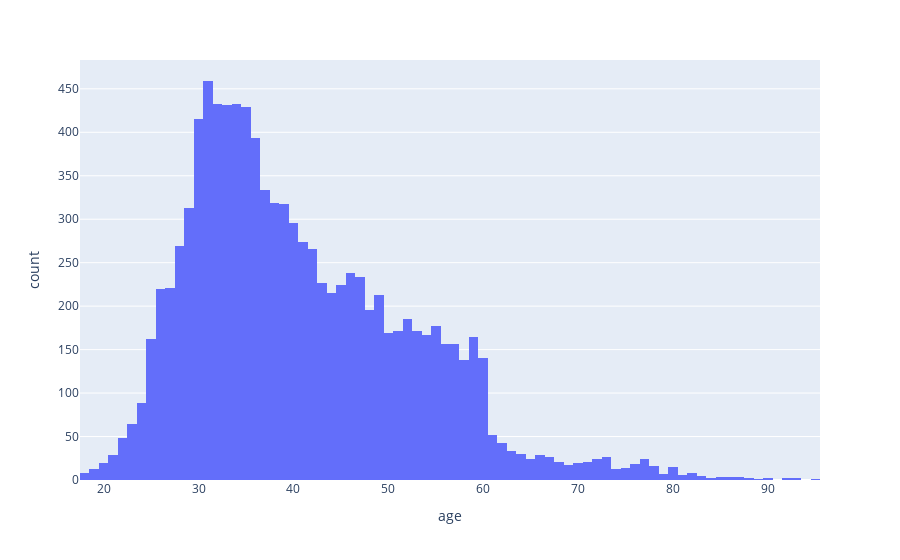
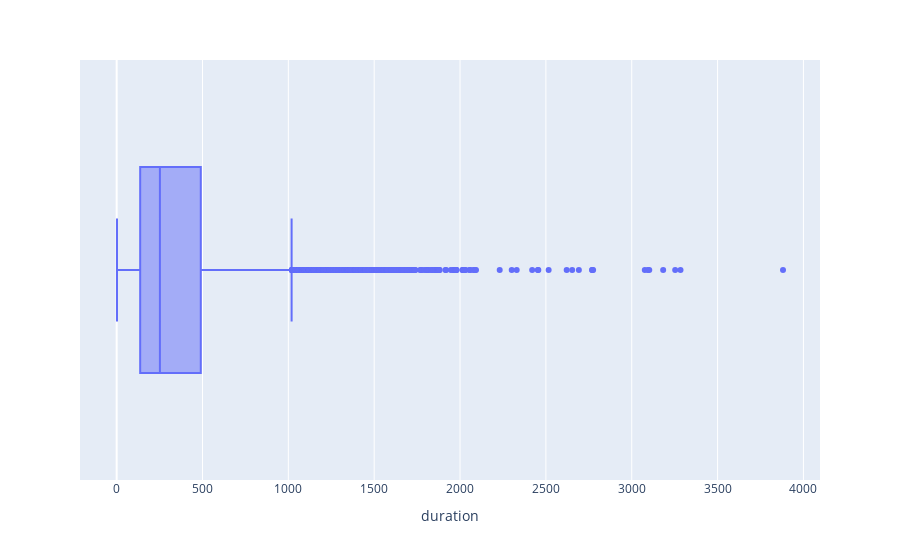

Notebook code cell kept with these figures, in order:
### Markdown cell above
### Задания 2 и 3

### Code cell
#рассчитайте описательные статистики для количественных переменных, проинтерпретируйте результат
#ваш код

fig2 = px.histogram(df, x='age')
fig2.show()

#Задание 3.2
print('Максимальный возраст клиента:', df['age'].max())

fig3 = px.box(df, x='duration')
fig3.show()

#Задание 3.3
print('Минимальная продолжительность разговора с клиентом:', df['duration'].min())

### Figure 1 — Plotly figure (JSON) as saved in the notebook; plotly's stock layout.template omitted (floating-point values rounded to 4 significant figures; data arrays with more than 128 entries replaced by an {"elided": "..."} marker saying what was removed)
{"data": [{"alignmentgroup": "True", "bingroup": "x", "hovertemplate": "age=%{x}<br>count=%{y}<extra></extra>", "legendgroup": "", "marker": {"color": "#636efa", "pattern": {"shape": ""}}, "name": "", "offsetgroup": "", "orientation": "v", "showlegend": false, "type": "histogram", "x": {"elided": "10105 int values"}, "xaxis": "x", "yaxis": "y"}], "layout": {"barmode": "relative", "legend": {"tracegroupgap": 0}, "margin": {"t": 60}, "xaxis": {"anchor": "y", "domain": [0, 1], "title": {"text": "age"}}, "yaxis": {"anchor": "x", "domain": [0, 1], "title": {"text": "count"}}}}

### Figure 2 — Plotly figure (JSON) as saved in the notebook; plotly's stock layout.template omitted (floating-point values rounded to 4 significant figures; data arrays with more than 128 entries replaced by an {"elided": "..."} marker saying what was removed)
{"data": [{"alignmentgroup": "True", "hovertemplate": "duration=%{x}<extra></extra>", "legendgroup": "", "marker": {"color": "#636efa"}, "name": "", "notched": false, "offsetgroup": "", "orientation": "h", "showlegend": false, "type": "box", "x": {"elided": "10105 int values"}, "x0": " ", "xaxis": "x", "y0": " ", "yaxis": "y"}], "layout": {"boxmode": "group", "legend": {"tracegroupgap": 0}, "margin": {"t": 60}, "xaxis": {"anchor": "y", "domain": [0, 1], "title": {"text": "duration"}}, "yaxis": {"anchor": "x", "domain": [0, 1]}}}
